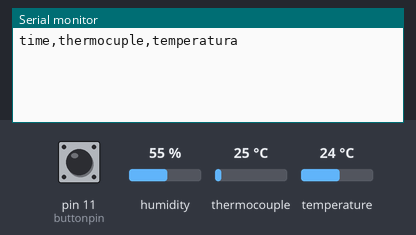
Bench run of a sketch on a simulated Arduino Uno, built with avr-gcc and run on an emulated ATmega328P. Parts: the last lines printed to the serial monitor. Inputs (shaded band) come from the test bench; at power-on: pin 11 (buttonpin) LOW, humidity 55 %, thermocouple 25 °C, temperature 24 °C.

Above: at 1.2 s.
1.3 s: pin 11 (buttonpin) pulled HIGH for 0.15 s
At 2.5 s:
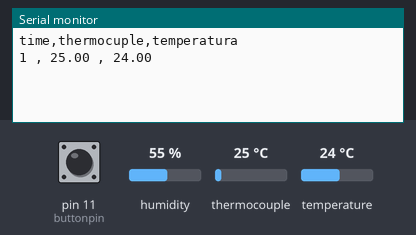
2.9 s: pin 11 (buttonpin) pulled HIGH for 1 s
At 4.0 s:
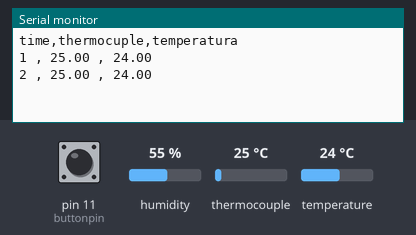

Measured:
- after the input at 1.3 s, the serial monitor: prints a new line at once (image 1)
- after the input at 2.9 s, the serial monitor: prints a new line at once (image 2)

The sketch:

Sonda_e_sensore_con_bottone.ino
```cpp
//LIBRERIE DHT E MAX
#include "DHT.h"
#include "max6675.h"


//PIN DHT
#define DHTPIN 7
#define DHTTYPE DHT11        // DHT 11
DHT dht(DHTPIN, DHTTYPE);    //pin e tipo
int buttonpin = 11;
int last_state = 0;

//PIN MAX
int thermoDO = 6;
int thermoCS = 5;
int thermoCLK = 4;

MAX6675 thermocouple(thermoCLK, thermoCS, thermoDO);

//TEMPO
int minuti = 1;

//SETUP
void setup()
{
  pinMode(buttonpin, INPUT);
  Serial.begin(9600);
  Serial.println("time,thermocuple,temperatura");
  dht.begin();


}

void loop()
{


  unsigned long now = millis();


  float h = dht.readHumidity();
  float t = dht.readTemperature();
  float Termo = thermocouple.readCelsius();
  int button_state = digitalRead(buttonpin);

  if (button_state == HIGH && button_state != last_state)

  {
    Serial.print(minuti);
    Serial.print(" , ");
    Serial.print(Termo);
    Serial.print(" , ");
    Serial.println(t);
    minuti = minuti + 1;
  }
  last_state = button_state;
}
```
